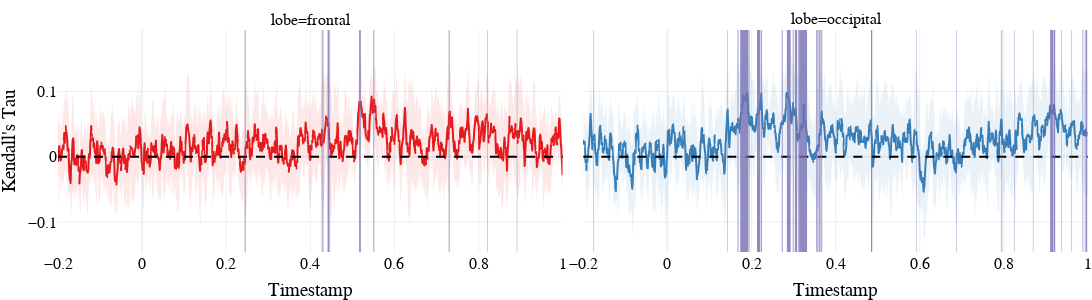

The cell this chart's notebook holds for it:
### Code cell
taus = df.groupby(["lobe", "timestamp"])["tau"].mean().reset_index()
fig = px.line(taus, x="timestamp", y="tau", color="lobe", facet_col="lobe", color_discrete_map=color_map)
fig = fig.add_hline(y=0, line=dict(color="black", dash="dash"))
fig = fig.update_traces(showlegend=False)
for lobe, lobe_df in df.groupby("lobe"):
    m_tau = lobe_df.groupby("timestamp")["tau"].mean().sort_index()
    std_tau = lobe_df.groupby("timestamp")["tau"].std().sort_index()
    fig = fig.add_scatter(
        name='Upper Bound',
        x=timestamps,
        y=m_tau+std_tau,
        mode='lines',
        line=dict(width=0),
        showlegend=False,
        col=1 if lobe=="frontal" else 2,
        row=1,
    )
    fig = fig.add_scatter(
        name='Lower Bound',
        x=timestamps,
        y=m_tau-std_tau,
        line=dict(width=0),
        mode='lines',
        fillcolor="rgba(228,26,28,0.1)" if lobe=="frontal" else "rgba(55,126,184, 0.1)",
        fill='tonexty',
        showlegend=False,
        col=1 if lobe=="frontal" else 2,
        row=1
    )
fig = fig.update_layout(
    template="plotly_white",
    yaxis_title="Kendall's Tau", 
    width=1200,
    height=300,
    font=dict(family="Merriweather", size=16, color="black"),
    margin=dict(l=0, r=0, t=30, b=0),
)
fig = fig.update_xaxes(title="Timestamp")
for col, lobe in enumerate(["frontal", "occipital"]):
    regions = significant_regions[lobe]
    for x0, x1 in regions:
        fig.add_vrect(
            x0=x0, x1=x1,
            fillcolor="#7570B3", opacity=0.8,
            layer="above", line_width=0, col=col+1
        )
fig.show()

### Figure 1 — Plotly figure (JSON) as saved in the notebook; plotly's stock layout.template omitted (floating-point values rounded to 4 significant figures; data arrays with more than 128 entries replaced by an {"elided": "..."} marker saying what was removed)
{"data": [{"hovertemplate": "lobe=frontal<br>timestamp=%{x}<br>tau=%{y}<extra></extra>", "legendgroup": "frontal", "line": {"color": "rgb(228,26,28)", "dash": "solid"}, "marker": {"symbol": "circle"}, "mode": "lines", "name": "frontal", "showlegend": false, "type": "scattergl", "x": {"elided": "1201 float values"}, "xaxis": "x", "y": {"elided": "1201 float values"}, "yaxis": "y"}, {"hovertemplate": "lobe=occipital<br>timestamp=%{x}<br>tau=%{y}<extra></extra>", "legendgroup": "occipital", "line": {"color": "rgb(55,126,184)", "dash": "solid"}, "marker": {"symbol": "circle"}, "mode": "lines", "name": "occipital", "showlegend": false, "type": "scattergl", "x": {"elided": "1201 float values"}, "xaxis": "x2", "y": {"elided": "1201 float values"}, "yaxis": "y2"}, {"line": {"width": 0}, "mode": "lines", "name": "Upper Bound", "showlegend": false, "type": "scatter", "x": {"elided": "1201 float values"}, "xaxis": "x", "y": {"elided": "1201 float values"}, "yaxis": "y"}, {"fill": "tonexty", "fillcolor": "rgba(228,26,28,0.1)", "line": {"width": 0}, "mode": "lines", "name": "Lower Bound", "showlegend": false, "type": "scatter", "x": {"elided": "1201 float values"}, "xaxis": "x", "y": {"elided": "1201 float values"}, "yaxis": "y"}, {"line": {"width": 0}, "mode": "lines", "name": "Upper Bound", "showlegend": false, "type": "scatter", "x": {"elided": "1201 float values"}, "xaxis": "x2", "y": {"elided": "1201 float values"}, "yaxis": "y2"}, {"fill": "tonexty", "fillcolor": "rgba(55,126,184, 0.1)", "line": {"width": 0}, "mode": "lines", "name": "Lower Bound", "showlegend": false, "type": "scatter", "x": {"elided": "1201 float values"}, "xaxis": "x2", "y": {"elided": "1201 float values"}, "yaxis": "y2"}], "layout": {"annotations": [{"showarrow": false, "text": "lobe=frontal", "x": 0.245, "xanchor": "center", "xref": "paper", "y": 1, "yanchor": "bottom", "yref": "paper"}, {"showarrow": false, "text": "lobe=occipital", "x": 0.755, "xanchor": "center", "xref": "paper", "y": 1, "yanchor": "bottom", "yref": "paper"}], "font": {"color": "black", "family": "Merriweather", "size": 16}, "height": 300, "legend": {"title": {"text": "lobe"}, "tracegroupgap": 0}, "margin": {"b": 0, "l": 0, "r": 0, "t": 30}, "shapes": [{"line": {"color": "black", "dash": "dash"}, "type": "line", "x0": 0, "x1": 1, "xref": "x domain", "y0": 0, "y1": 0, "yref": "y"}, {"line": {"color": "black", "dash": "dash"}, "type": "line", "x0": 0, "x1": 1, "xref": "x2 domain", "y0": 0, "y1": 0, "yref": "y2"}, {"fillcolor": "#7570B3", "layer": "above", "line": {"width": 0}, "opacity": 0.8, "type": "rect", "x0": 0.244, "x1": 0.246, "xref": "x", "y0": 0, "y1": 1, "yref": "y domain"}, {"fillcolor": "#7570B3", "layer": "above", "line": {"width": 0}, "opacity": 0.8, "type": "rect", "x0": 0.427, "x1": 0.429, "xref": "x", "y0": 0, "y1": 1, "yref": "y domain"}, {"fillcolor": "#7570B3", "layer": "above", "line": {"width": 0}, "opacity": 0.8, "type": "rect", "x0": 0.431, "x1": 0.432, "xref": "x", "y0": 0, "y1": 1, "yref": "y domain"}, {"fillcolor": "#7570B3", "layer": "above", "line": {"width": 0}, "opacity": 0.8, "type": "rect", "x0": 0.441, "x1": 0.445, "xref": "x", "y0": 0, "y1": 1, "yref": "y domain"}, {"fillcolor": "#7570B3", "layer": "above", "line": {"width": 0}, "opacity": 0.8, "type": "rect", "x0": 0.446, "x1": 0.447, "xref": "x", "y0": 0, "y1": 1, "yref": "y domain"}, {"fillcolor": "#7570B3", "layer": "above", "line": {"width": 0}, "opacity": 0.8, "type": "rect", "x0": 0.516, "x1": 0.52, "xref": "x", "y0": 0, "y1": 1, "yref": "y domain"}, {"fillcolor": "#7570B3", "layer": "above", "line": {"width": 0}, "opacity": 0.8, "type": "rect", "x0": 0.55, "x1": 0.552, "xref": "x", "y0": 0, "y1": 1, "yref": "y domain"}, {"fillcolor": "#7570B3", "layer": "above", "line": {"width": 0}, "opacity": 0.8, "type": "rect", "x0": 0.729, "x1": 0.731, "xref": "x", "y0": 0, "y1": 1, "yref": "y domain"}, {"fillcolor": "#7570B3", "layer": "above", "line": {"width": 0}, "opacity": 0.8, "type": "rect", "x0": 0.821, "x1": 0.822, "xref": "x", "y0": 0, "y1": 1, "yref": "y domain"}, {"fillcolor": "#7570B3", "layer": "above", "line": {"width": 0}, "opacity": 0.8, "type": "rect", "x0": 0.891, "x1": 0.892, "xref": "x", "y0": 0, "y1": 1, "yref": "y domain"}, {"fillcolor": "#7570B3", "layer": "above", "line": {"width": 0}, "opacity": 0.8, "type": "rect", "x0": -0.176, "x1": -0.175, "xref": "x2", "y0": 0, "y1": 1, "yref": "y2 domain"}, {"fillcolor": "#7570B3", "layer": "above", "line": {"width": 0}, "opacity": 0.8, "type": "rect", "x0": 0.143, "x1": 0.144, "xref": "x2", "y0": 0, "y1": 1, "yref": "y2 domain"}, {"fillcolor": "#7570B3", "layer": "above", "line": {"width": 0}, "opacity": 0.8, "type": "rect", "x0": 0.166, "x1": 0.167, "xref": "x2", "y0": 0, "y1": 1, "yref": "y2 domain"}, {"fillcolor": "#7570B3", "layer": "above", "line": {"width": 0}, "opacity": 0.8, "type": "rect", "x0": 0.169, "x1": 0.17, "xref": "x2", "y0": 0, "y1": 1, "yref": "y2 domain"}, {"fillcolor": "#7570B3", "layer": "above", "line": {"width": 0}, "opacity": 0.8, "type": "rect", "x0": 0.173, "x1": 0.192, "xref": "x2", "y0": 0, "y1": 1, "yref": "y2 domain"}, {"fillcolor": "#7570B3", "layer": "above", "line": {"width": 0}, "opacity": 0.8, "type": "rect", "x0": 0.193, "x1": 0.195, "xref": "x2", "y0": 0, "y1": 1, "yref": "y2 domain"}, {"fillcolor": "#7570B3", "layer": "above", "line": {"width": 0}, "opacity": 0.8, "type": "rect", "x0": 0.213, "x1": 0.221, "xref": "x2", "y0": 0, "y1": 1, "yref": "y2 domain"}, {"fillcolor": "#7570B3", "layer": "above", "line": {"width": 0}, "opacity": 0.8, "type": "rect", "x0": 0.223, "x1": 0.225, "xref": "x2", "y0": 0, "y1": 1, "yref": "y2 domain"}, {"fillcolor": "#7570B3", "layer": "above", "line": {"width": 0}, "opacity": 0.8, "type": "rect", "x0": 0.272, "x1": 0.274, "xref": "x2", "y0": 0, "y1": 1, "yref": "y2 domain"}, {"fillcolor": "#7570B3", "layer": "above", "line": {"width": 0}, "opacity": 0.8, "type": "rect", "x0": 0.284, "x1": 0.293, "xref": "x2", "y0": 0, "y1": 1, "yref": "y2 domain"}, {"fillcolor": "#7570B3", "layer": "above", "line": {"width": 0}, "opacity": 0.8, "type": "rect", "x0": 0.298, "x1": 0.3, "xref": "x2", "y0": 0, "y1": 1, "yref": "y2 domain"}, {"fillcolor": "#7570B3", "layer": "above", "line": {"width": 0}, "opacity": 0.8, "type": "rect", "x0": 0.303, "x1": 0.308, "xref": "x2", "y0": 0, "y1": 1, "yref": "y2 domain"}, {"fillcolor": "#7570B3", "layer": "above", "line": {"width": 0}, "opacity": 0.8, "type": "rect", "x0": 0.31, "x1": 0.312, "xref": "x2", "y0": 0, "y1": 1, "yref": "y2 domain"}, {"fillcolor": "#7570B3", "layer": "above", "line": {"width": 0}, "opacity": 0.8, "type": "rect", "x0": 0.313, "x1": 0.332, "xref": "x2", "y0": 0, "y1": 1, "yref": "y2 domain"}, {"fillcolor": "#7570B3", "layer": "above", "line": {"width": 0}, "opacity": 0.8, "type": "rect", "x0": 0.354, "x1": 0.357, "xref": "x2", "y0": 0, "y1": 1, "yref": "y2 domain"}, {"fillcolor": "#7570B3", "layer": "above", "line": {"width": 0}, "opacity": 0.8, "type": "rect", "x0": 0.359, "x1": 0.36, "xref": "x2", "y0": 0, "y1": 1, "yref": "y2 domain"}, {"fillcolor": "#7570B3", "layer": "above", "line": {"width": 0}, "opacity": 0.8, "type": "rect", "x0": 0.361, "x1": 0.364, "xref": "x2", "y0": 0, "y1": 1, "yref": "y2 domain"}, {"fillcolor": "#7570B3", "layer": "above", "line": {"width": 0}, "opacity": 0.8, "type": "rect", "x0": 0.366, "x1": 0.368, "xref": "x2", "y0": 0, "y1": 1, "yref": "y2 domain"}, {"fillcolor": "#7570B3", "layer": "above", "line": {"width": 0}, "opacity": 0.8, "type": "rect", "x0": 0.484, "x1": 0.487, "xref": "x2", "y0": 0, "y1": 1, "yref": "y2 domain"}, {"fillcolor": "#7570B3", "layer": "above", "line": {"width": 0}, "opacity": 0.8, "type": "rect", "x0": 0.592, "x1": 0.593, "xref": "x2", "y0": 0, "y1": 1, "yref": "y2 domain"}, {"fillcolor": "#7570B3", "layer": "above", "line": {"width": 0}, "opacity": 0.8, "type": "rect", "x0": 0.687, "x1": 0.688, "xref": "x2", "y0": 0, "y1": 1, "yref": "y2 domain"}, {"fillcolor": "#7570B3", "layer": "above", "line": {"width": 0}, "opacity": 0.8, "type": "rect", "x0": 0.793, "x1": 0.794, "xref": "x2", "y0": 0, "y1": 1, "yref": "y2 domain"}, {"fillcolor": "#7570B3", "layer": "above", "line": {"width": 0}, "opacity": 0.8, "type": "rect", "x0": 0.795, "x1": 0.796, "xref": "x2", "y0": 0, "y1": 1, "yref": "y2 domain"}, {"fillcolor": "#7570B3", "layer": "above", "line": {"width": 0}, "opacity": 0.8, "type": "rect", "x0": 0.825, "x1": 0.826, "xref": "x2", "y0": 0, "y1": 1, "yref": "y2 domain"}, {"fillcolor": "#7570B3", "layer": "above", "line": {"width": 0}, "opacity": 0.8, "type": "rect", "x0": 0.869, "x1": 0.87, "xref": "x2", "y0": 0, "y1": 1, "yref": "y2 domain"}, {"fillcolor": "#7570B3", "layer": "above", "line": {"width": 0}, "opacity": 0.8, "type": "rect", "x0": 0.91, "x1": 0.918, "xref": "x2", "y0": 0, "y1": 1, "yref": "y2 domain"}, {"fillcolor": "#7570B3", "layer": "above", "line": {"width": 0}, "opacity": 0.8, "type": "rect", "x0": 0.919, "x1": 0.922, "xref": "x2", "y0": 0, "y1": 1, "yref": "y2 domain"}, {"fillcolor": "#7570B3", "layer": "above", "line": {"width": 0}, "opacity": 0.8, "type": "rect", "x0": 0.937, "x1": 0.938, "xref": "x2", "y0": 0, "y1": 1, "yref": "y2 domain"}, {"fillcolor": "#7570B3", "layer": "above", "line": {"width": 0}, "opacity": 0.8, "type": "rect", "x0": 0.961, "x1": 0.962, "xref": "x2", "y0": 0, "y1": 1, "yref": "y2 domain"}, {"fillcolor": "#7570B3", "layer": "above", "line": {"width": 0}, "opacity": 0.8, "type": "rect", "x0": 0.986, "x1": 0.987, "xref": "x2", "y0": 0, "y1": 1, "yref": "y2 domain"}, {"fillcolor": "#7570B3", "layer": "above", "line": {"width": 0}, "opacity": 0.8, "type": "rect", "x0": 0.99, "x1": 0.991, "xref": "x2", "y0": 0, "y1": 1, "yref": "y2 domain"}, {"fillcolor": "#7570B3", "layer": "above", "line": {"width": 0}, "opacity": 0.8, "type": "rect", "x0": 0.993, "x1": 0.994, "xref": "x2", "y0": 0, "y1": 1, "yref": "y2 domain"}, {"fillcolor": "#7570B3", "layer": "above", "line": {"width": 0}, "opacity": 0.8, "type": "rect", "x0": 0.995, "x1": 0.998, "xref": "x2", "y0": 0, "y1": 1, "yref": "y2 domain"}], "width": 1200, "xaxis": {"anchor": "y", "domain": [0, 0.49], "title": {"text": "Timestamp"}}, "xaxis2": {"anchor": "y2", "domain": [0.51, 1], "matches": "x", "title": {"text": "Timestamp"}}, "yaxis": {"anchor": "x", "domain": [0, 1], "title": {"text": "Kendall's Tau"}}, "yaxis2": {"anchor": "x2", "domain": [0, 1], "matches": "y", "showticklabels": false}}}
